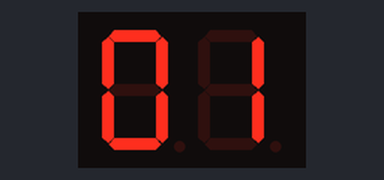
Bench run of a sketch on a simulated Arduino Uno, built with avr-gcc and run on an emulated ATmega328P. Shown: 2-digit seven-segment display. Wiring (inferred from the names in the program): 2-digit 7-segment display, segments lit when LOW: segments pin 12, pin 10, pin 11, pin 9, pin 13, pin 8, pin 7; digit selects pin 5, pin 6. The segment pins are drawn as the display they are named for.

Above: at 0.1 s.
At 4.1 s:
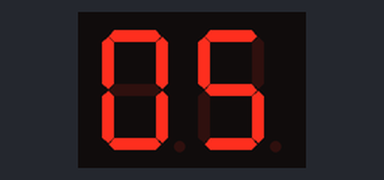
At 8.1 s:
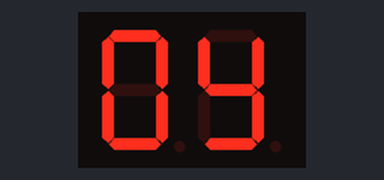
At 16.1 s:
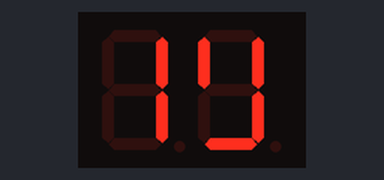
At 27.1 s:
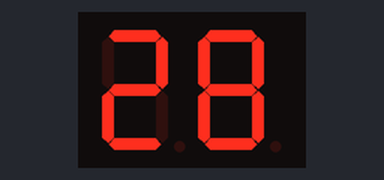
At 38.1 s:
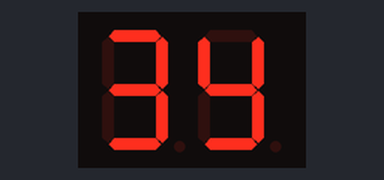

Measured:
- what the display in image 0 shows lasts 1.1 s, from 0.0 s to 1.1 s

The sketch:

main.ino
```cpp
#include <MsTimer2.h>

// 1 2 4 6 7 9 10
const int SEVEN_SEG_PINS[] = {13, 12, 11, 10, 9, 8, 7};
const int ONES_PLACE_PIN = 6;
const int TENS_PLACE_PIN = 5;

// output pattern of 7-segment LED
boolean OUTPUT_PATTERN[10][7]={
  {0, 0, 0, 0, 0, 0, 1}, {1, 1, 0, 0, 1, 1, 1}, {0, 0, 1, 0, 0, 1, 0}, {1, 0, 0, 0, 0, 1, 0},
  {1, 1, 0, 0, 1, 0, 0}, {1, 0, 0, 1, 0, 0, 0}, {0, 0, 0, 1, 0, 0, 0}, {1, 1, 0, 0, 0, 0, 1},
  {0, 0, 0, 0, 0, 0, 0}, {1, 1, 0, 0, 0, 0, 0}
};

int counter = 1;

void countUp() {
  counter += 1;
}

void setup() {
  // setup pins
  for (int i = 0; i < 7; i++) {
    pinMode(SEVEN_SEG_PINS[i], OUTPUT);
  }
  pinMode(ONES_PLACE_PIN, OUTPUT);
  pinMode(TENS_PLACE_PIN, OUTPUT);

  // setup timer
  MsTimer2::set(1000, countUp); // 1000ms period
  MsTimer2::start();
}

void turnOn(boolean number[]) {
  for (int i = 0; i <= 6; i++){
    digitalWrite(SEVEN_SEG_PINS[i], number[i]);
  }
}

void loop() {
  if (counter > 60) {
    counter = 1;
    return;
  }

  char digit[2];
  sprintf(digit, "%02d", counter);

  // turn on ones place digit
  digitalWrite(ONES_PLACE_PIN, HIGH);
  digitalWrite(TENS_PLACE_PIN, LOW);
  turnOn(OUTPUT_PATTERN[digit[0] - '0']);
  delay(8);

  // turn on tens place digit
  digitalWrite(ONES_PLACE_PIN, LOW);
  digitalWrite(TENS_PLACE_PIN, HIGH);
  turnOn(OUTPUT_PATTERN[digit[1] - '0']);
  delay(8);
}
```
